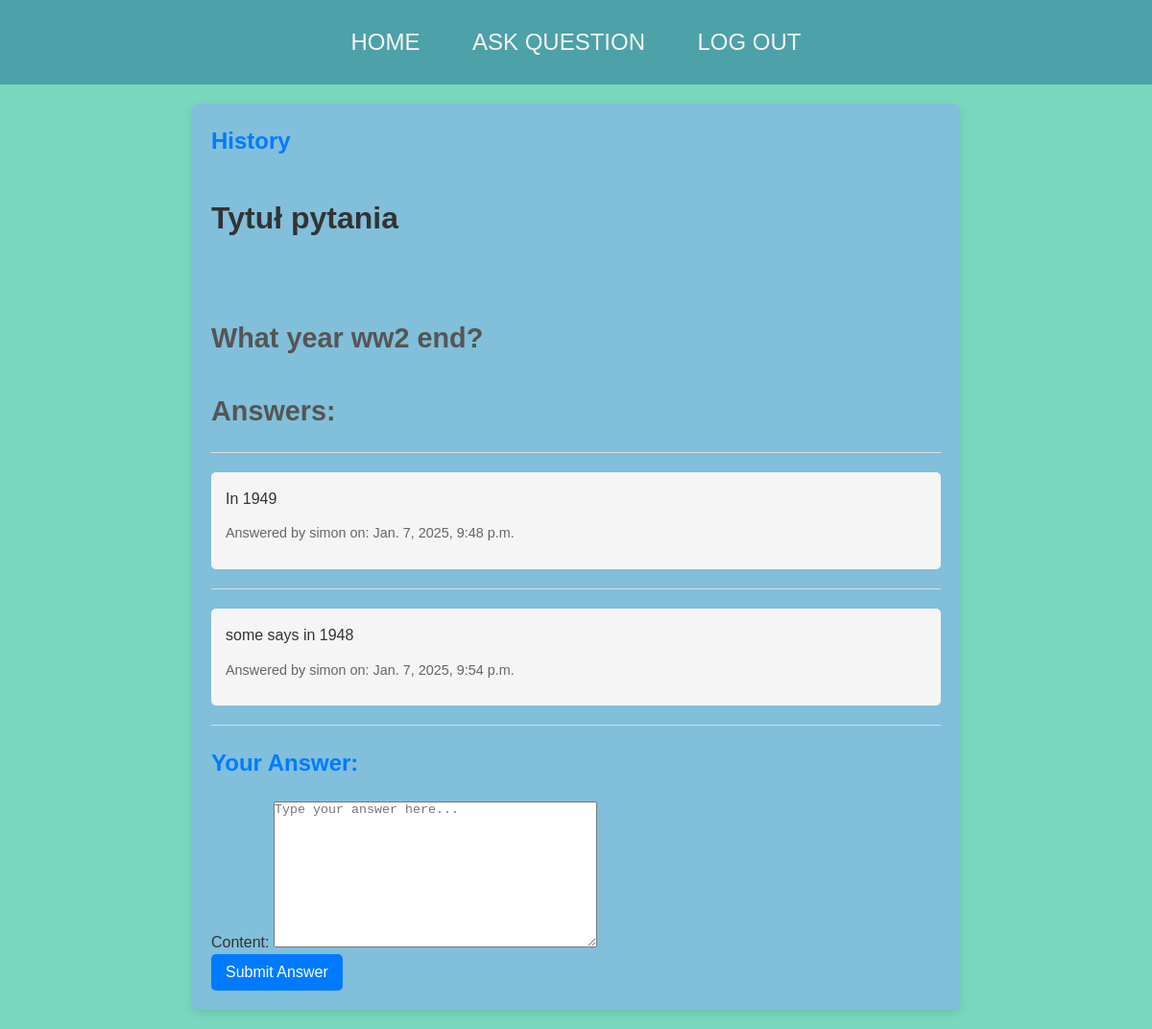
Page /learno/question/2/ (signed in) on the committed database.
### myapp/models.py (models this page shows, shortened)
class Question(models.Model):
    user = models.ForeignKey(User,on_delete=CASCADE,null=True)
    topic = models.ForeignKey(subject, related_name='questions',on_delete=models.SET_NULL,null=True)
    title = models.CharField(max_length=120,null=False,default="Tytuł pytania")
    question = models.TextField(null=True)
    created = models.DateTimeField(auto_now_add=True,null=True)
    class Meta():
        ordering = ['-created']

class subject(models.Model):
    name = models.CharField(max_length=150,null=False)
    def __str__(self):
        return str(self.name)

class Answer(models.Model):
    question = models.ForeignKey(Question, related_name='answers', on_delete=models.CASCADE)
    content = models.TextField()
    user = models.ForeignKey(User, on_delete=models.CASCADE)
    created = models.DateTimeField(auto_now_add=True)

### myapp/views.py (the view)
# urls.py: path('question/<int:qs_id>/',views.question_detail,name = "question"),
@login_required(login_url='login')
def question_detail(request, qs_id):
    question = get_object_or_404(Question, id=qs_id)
    answers = question.answers.all()
    if request.method == 'POST':
        form = AnswerForm(request.POST)
        if form.is_valid():
            answer = form.save(commit=False)
            answer.question = question
            answer.user = request.user
            answer.save()
            return redirect('question', qs_id=question.id)
    else:
        form = AnswerForm()
    return render(request, 'question_detail.html', {'question': question, 'answers': answers, 'form': form})

### myapp/forms.py
class AnswerForm(ModelForm):
    class Meta:
        model = Answer
        fields = ['content']
        widgets = {
            'content': forms.Textarea(attrs={'class': 'form-control', 'placeholder': 'Type your answer here...'}),
        }

### myapp/templates/question_detail.html (shortened to what this page needs)
{% extends 'main.html' %}
{% load static %}
{% block css %}<link rel="stylesheet" href="{% static 'ques_detail.css' %}">{% endblock css %}
{% block content %}
<div class="container">
    <h3>{{ question.topic }}</h3><br>
    <h1>{{ question.title}}</h2><br>
    <h2>{{ question.question }}</h1>
    <h2>Answers:</h2>
    {% for answer in answers %}
    <hr>
    <div class="answer">
        <p>{{ answer.content }}</p>
        <p><small>Answered by {{ answer.user.username }} on: {{ answer.created }}</small></p>
    </div>
    {% empty %}
    <p>No answers yet. Be the first to answer!</p>
    {% endfor %}
    <hr>
    <h3>Your Answer:</h3>
    <form method="post">
        {{ form.as_p }}
        <button type="submit">Submit Answer</button>
    </form>
</div>
{% endblock content %}

### static/style.css (style rules this page uses)
* { margin: 0; padding: 0; box-sizing: border-box; }
body { background-color: #79D7BE; font-family: Arial, sans-serif; }

### static/ques_detail.css (style rules this page uses)
.container { max-width: 800px; margin: 20px auto; background: #81BFDA; padding: 20px; border-radius: 8px; box-shadow: 0 4px 8px rgba(0, 0, 0, 0.1); font-family: Arial, sans-serif; color: #333; line-height: 1.6; }
.container h3 { font-size: 1.5rem; color: #007bff; margin-bottom: 10px; }
.container h1 { font-size: 2rem; margin-bottom: 20px; color: #333; }
.container h2 { margin-top: 30px; font-size: 1.8rem; color: #555; }
.container .answer { background: whitesmoke; padding: 15px; border-radius: 5px; margin-bottom: 15px; }
.container .answer p { margin-bottom: 10px; font-size: 1rem; }
.container .answer small { font-size: 0.9rem; color: #666; }
.container form { margin-top: 20px; }
.container form button { background: #007bff; color: white; border: none; padding: 10px 15px; border-radius: 5px; cursor: pointer; font-size: 1rem; transition: 0.3s; }
.container hr { border: 0; border-top: 1px solid #ddd; margin: 20px 0; }

### rows in the picture
Question: topic "History", title "Tytuł pytania", question "What year ww2 end?"
Answer: content "In 1949", user.username "simon", created "Jan. 7, 2025, 9:48 p.m."
Answer: content "some says in 1948", user.username "simon", created "Jan. 7, 2025, 9:54 p.m."
